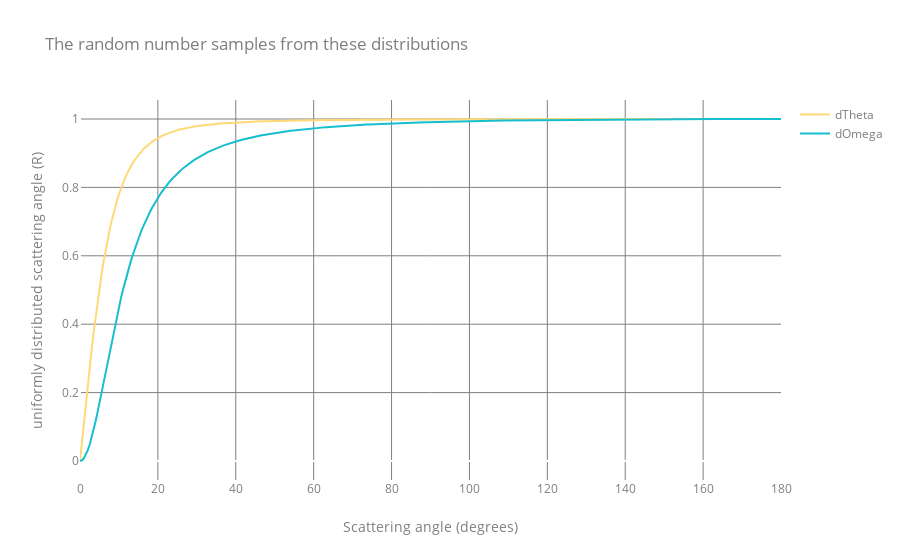

Notebook cell for this chart:
### Code cell
angles = np.linspace(0, 180, 360)

prob = []
for angle in angles:
    prob.append(funcTheta(angle, float(E_Al), Z_Al))


t_theta = go.Scatter(
    x = angles,
    y = np.array(prob),
    mode = 'lines', 
    name = 'dTheta', 
    marker = dict(color='#fed976'
                 )
)

t_omega = go.Scatter(
    x = angles,
    y = (funcOmega(angles, float(E_Al), Z_Al)),
    mode = 'lines', 
    name = 'dOmega', 
    marker = dict(color='#17becf'
                 )
)
layout = go.Layout(
    title = 'The random number samples from these distributions', 
    font=dict( color='#7f7f7f'),
    paper_bgcolor='rgba(0,0,0,0)',
    plot_bgcolor='rgba(0,0,0,0)',

    xaxis=dict(
        gridcolor= '#7f7f7f', 
        title = 'Scattering angle (degrees)'
    ), 
    yaxis=dict(
        gridcolor= '#7f7f7f', 
        title = 'uniformly distributed scattering angle (R)'
    )
)

data = [t_theta, t_omega]
fig = go.Figure(data=data, layout=layout)

fig.show()

### Figure 1 — Plotly figure (JSON) as saved in the notebook; plotly's stock layout.template omitted (floating-point values rounded to 4 significant figures; data arrays with more than 128 entries replaced by an {"elided": "..."} marker saying what was removed)
{"data": [{"marker": {"color": "#fed976"}, "mode": "lines", "name": "dTheta", "type": "scatter", "x": {"elided": "360 float values"}, "y": {"elided": "360 float values"}}, {"marker": {"color": "#17becf"}, "mode": "lines", "name": "dOmega", "type": "scatter", "x": {"elided": "360 float values"}, "y": {"elided": "360 float values"}}], "layout": {"font": {"color": "#7f7f7f"}, "paper_bgcolor": "rgba(0,0,0,0)", "plot_bgcolor": "rgba(0,0,0,0)", "title": {"text": "The random number samples from these distributions"}, "xaxis": {"gridcolor": "#7f7f7f", "title": {"text": "Scattering angle (degrees)"}}, "yaxis": {"gridcolor": "#7f7f7f", "title": {"text": "uniformly distributed scattering angle (R)"}}}}
